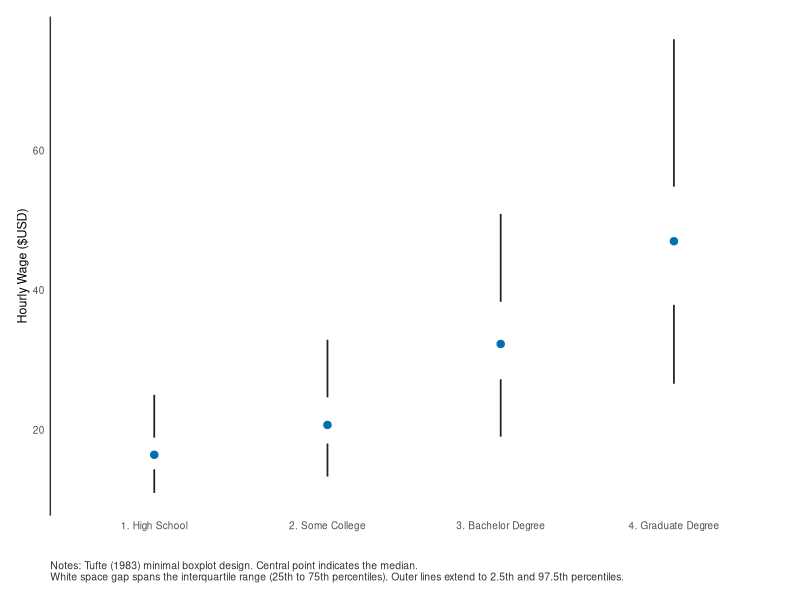
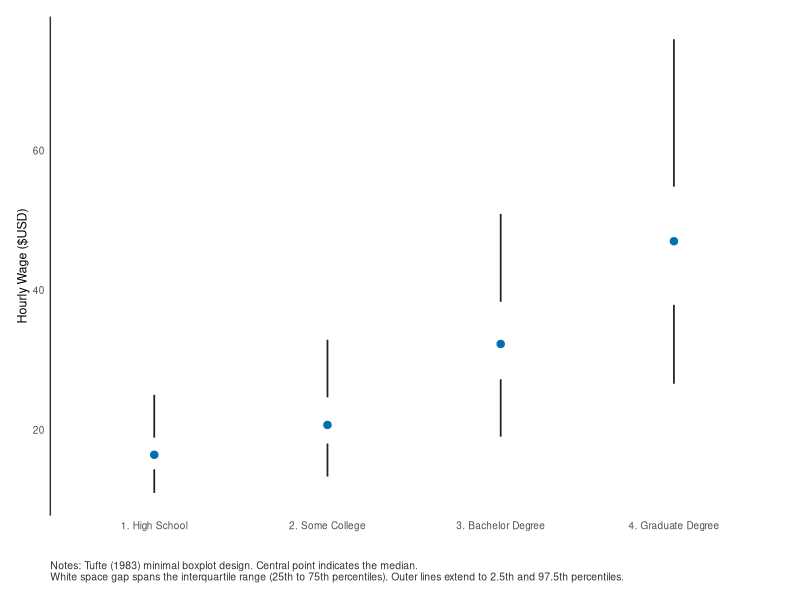

Reproduce these figures in R, in order.
# Tufte Minimalist Boxplot and Rug Plot (R / ggplot2)
# Adheres to Edward Tufte's principles in The Visual Display of Quantitative Information (1983)
#
# Citations:
# - Tufte, E. R. (1983). The Visual Display of Quantitative Information. Cheshire, CT: Graphics Press.

suppressPackageStartupMessages({
  library(ggplot2)
})

# 1. Simulate Subgroup Microdata
simulate_tufte_data <- function(n_per_group = 300, seed = 42) {
  set.seed(seed)
  categories <- c("1. High School", "2. Some College", "3. Bachelor Degree", "4. Graduate Degree")
  means <- c(16.5, 21.0, 32.5, 46.0)
  sds <- c(3.5, 5.0, 8.5, 12.0)
  
  df_list <- list()
  for (i in seq_along(categories)) {
    wages <- rlnorm(n_per_group, meanlog = log(means[i]), sdlog = sds[i] / means[i])
    df_list[[i]] <- data.frame(education = categories[i], wage = wages)
  }
  do.call(rbind, df_list)
}

# 2. Render Tufte Minimal Boxplot Exhibit
plot_tufte_boxplot_r <- function(df, out_pdf = "tufte_boxplot_r.pdf", out_png = "tufte_boxplot_r.png") {
  stats_list <- lapply(split(df, df$education), function(sub) {
    p <- quantile(sub$wage, probs = c(0.025, 0.25, 0.50, 0.75, 0.975))
    data.frame(
      education = sub$education[1],
      q025 = p[1], q25 = p[2], q50 = p[3], q75 = p[4], q975 = p[5]
    )
  })
  stats_df <- do.call(rbind, stats_list)
  
  p <- ggplot(stats_df, aes(x = education)) +
    # Lower whisker: 2.5th to 25th percentile
    geom_linerange(aes(ymin = q025, ymax = q25), linewidth = 0.6, color = "#222222") +
    # Upper whisker: 75th to 97.5th percentile
    geom_linerange(aes(ymin = q75, ymax = q975), linewidth = 0.6, color = "#222222") +
    # Median marker: discrete point in the center of the IQR gap
    geom_point(aes(y = q50), size = 2.2, color = "#0072B2") +
    labs(
      x = "",
      y = "Hourly Wage ($USD)",
      caption = paste(
        "Notes: Tufte (1983) minimal boxplot design. Central point indicates the median.",
        "White space gap spans the interquartile range (25th to 75th percentiles). Outer lines extend to 2.5th and 97.5th percentiles.",
        sep = "\n"
      )
    ) +
    theme_minimal(base_size = 9, base_family = "sans") +
    theme(
      panel.grid = element_blank(),
      axis.line.y = element_line(color = "#333333", linewidth = 0.5),
      axis.line.x = element_blank(),
      plot.caption = element_text(size = 7.5, color = "#333333", hjust = 0, margin = margin(t = 10)),
      plot.margin = margin(12, 16, 12, 12)
    )
  
  ggsave(out_pdf, plot = p, width = 7.0, height = 4.5, device = "pdf")
  ggsave(out_png, plot = p, width = 7.0, height = 4.5, dpi = 300)
  message(sprintf("Saved: %s and %s", out_pdf, out_png))
  return(invisible(p))
}

main <- function() {
  args <- commandArgs(trailingOnly = FALSE)
  file_arg <- grep("^--file=", args, value = TRUE)
  if (length(file_arg) > 0) {
    script_dir <- dirname(normalizePath(sub("^--file=", "", file_arg[1]), winslash = "/"))
  } else {
    script_dir <- getwd()
  }
  
  dat <- simulate_tufte_data()
  out_pdf <- file.path(script_dir, "tufte_boxplot_r.pdf")
  out_png <- file.path(script_dir, "tufte_boxplot_r.png")
  plot_tufte_boxplot_r(dat, out_pdf, out_png)
  invisible(NULL)
}

if (!interactive()) {
  main()
}
